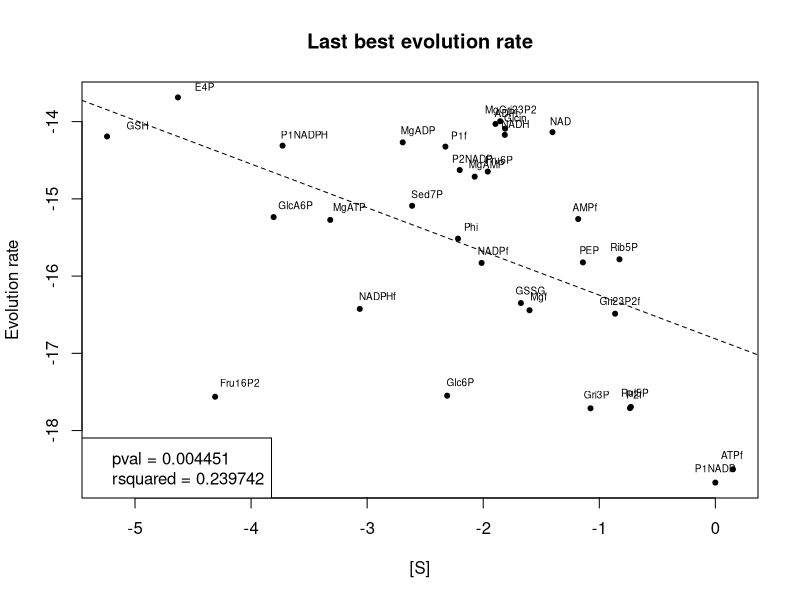
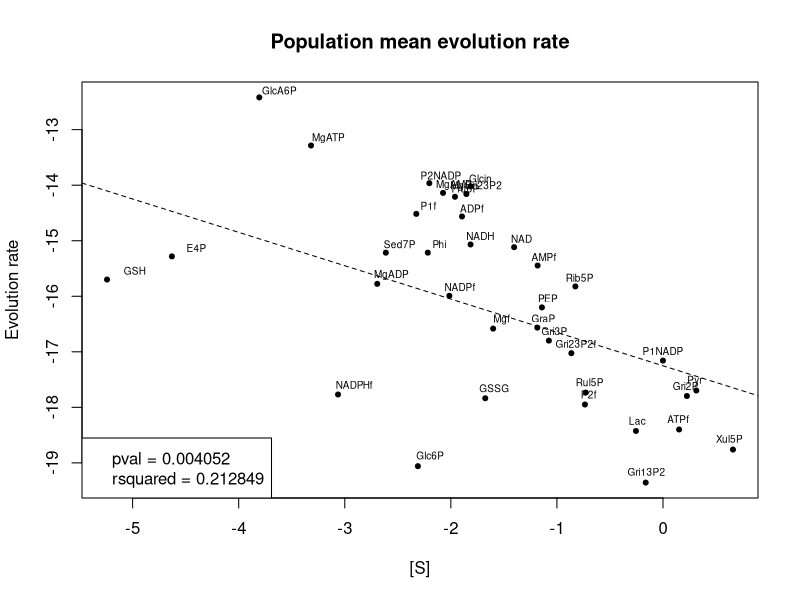
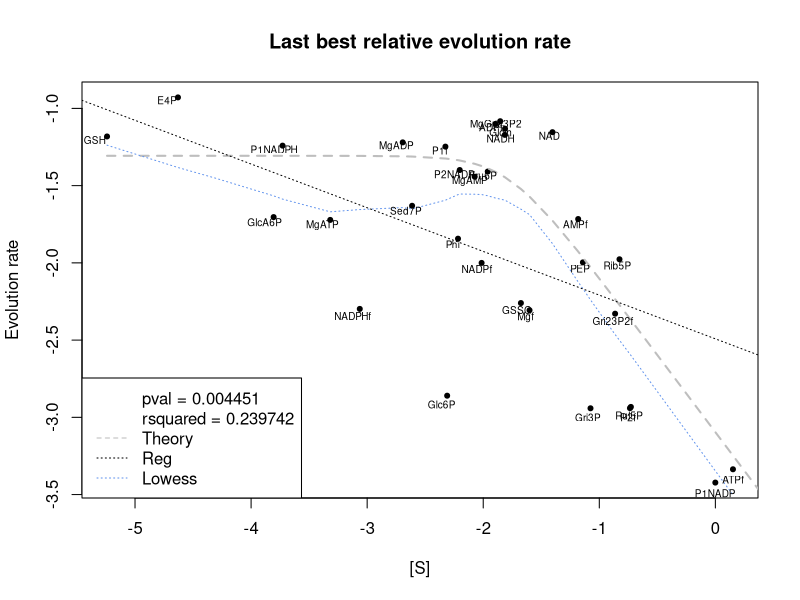
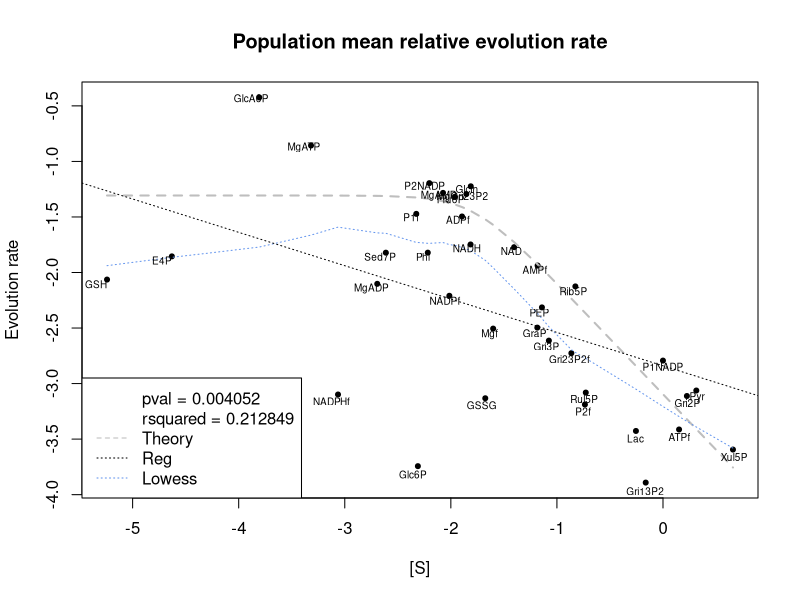
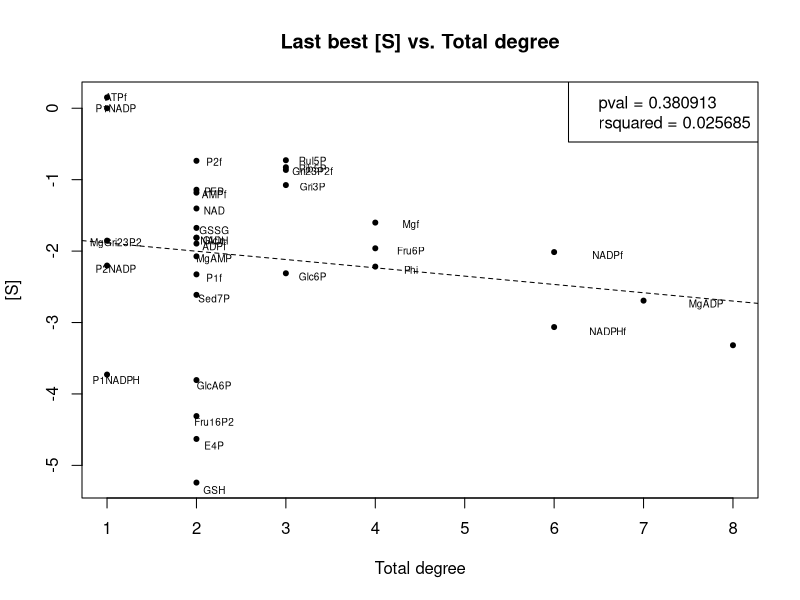
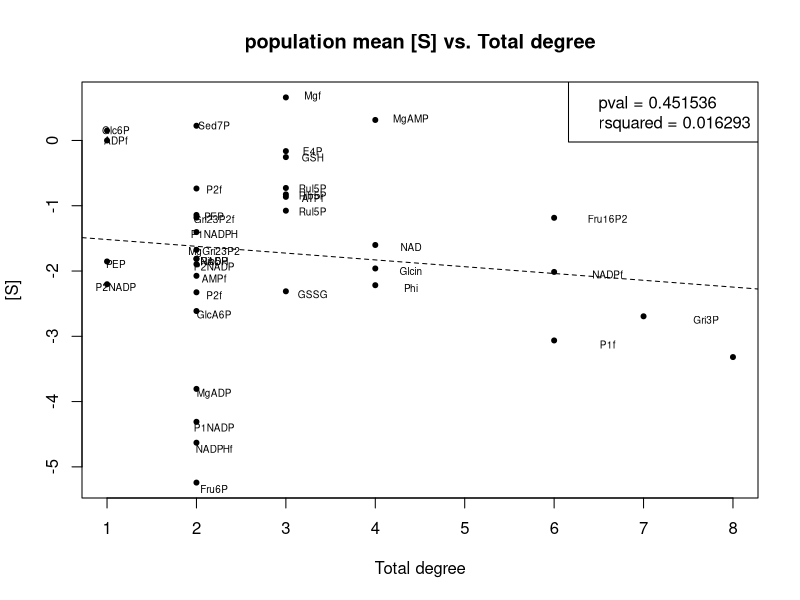
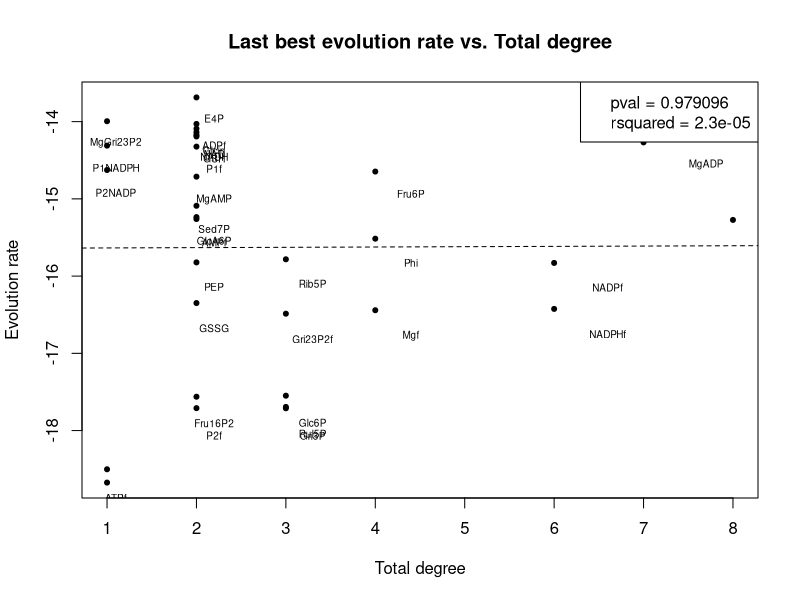
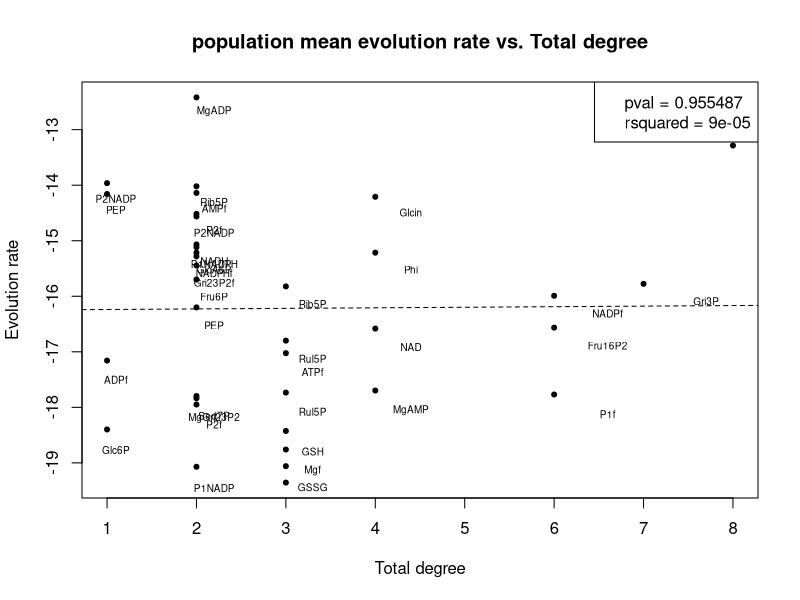

These charts were generated, in order, by the following R code:
options(show.error.messages = FALSE, warn=-1)

setwd("/Users/charlesrocabert/git/MetEvolSim/Holzhutter2004/example")


params = read.table("parameters/parameters.txt", sep=" ", h=T)
d1 = read.table("best/best_evolrate.txt", h=T, sep=" ")
d2 = read.table("best/mean_evolrate.txt", h=T, sep=" ")
d3 = read.table("best/best_conc.txt", h=T, sep=" ")

d1 = cbind(d1, d3[,c(1,4,5,6)])
d1 = d1[d1$evolrate>0,]
d2 = cbind(d2, d3[,c(1,4,5,6)])
d2 = d2[d2$evolrate>0,]

############################################
# Build theoretical relative fitness curve #
############################################
W     = params$w
SIGMA = params$sigma
MU    = params$mu
COPT  = 16.2509
SIGMAC  = SIGMA*d2$s/COPT
FITNESS = W/sqrt(W^2+SIGMAC^2)
relfit = cbind(d2$s, FITNESS/sum(FITNESS))
relfit = relfit[order(relfit[,2], decreasing=T),]

#####################################################
# FIGURES 1 and 2: best and mean raw evolution rate #
#####################################################
pdf(file="figures/best_evolrate.pdf")
plot(log10(d1$s), log10(d1$evolrate), pch=20, main="Last best evolution rate", xlab="[S]", ylab="Evolution rate")
reg = lm(log10(d1$evolrate)~log10(d1$s))
pval = summary(reg)$coefficients[2,4]
rsquared = summary(reg)$r.squared
abline(reg, lty=2)
text(log10(d1$s)*0.95, log10(d1$evolrate)*0.99, d1[,4], cex=0.6, font=1, srt=0)
legend("bottomleft", legend=c(paste("pval =", round(pval,6)), paste("rsquared =", round(rsquared,6))))
dev.off()

pdf(file="figures/mean_evolrate.pdf")
plot(log10(d2$s), log10(d2$evolrate), pch=20, main="Population mean evolution rate", xlab="[S]", ylab="Evolution rate")
reg = lm(log10(d2$evolrate)~log10(d2$s))
pval = summary(reg)$coefficients[2,4]
rsquared = summary(reg)$r.squared
abline(reg, lty=2)
text(log10(d2$s)*0.95, log10(d2$evolrate)*0.99, d2[,4], cex=0.6, font=1, srt=0)
legend("bottomleft", legend=c(paste("pval =", round(pval,6)), paste("rsquared =", round(rsquared,6))))
dev.off()

###########################################################
# FIGURES 3 and 4: best and mean predicted evolution rate #
###########################################################
pdf(file="figures/best_evolrate.pdf")
plot(log10(d1$s), log10(sqrt(d1$evolrate)/sum(sqrt(d1$evolrate))), pch=20, main="Last best relative evolution rate", xlab="[S]", ylab="Evolution rate")
lines(log10(relfit[,1]), log10(relfit[,2]), col="grey", lwd=2, lty=2)
ll = lowess(log10(d1$s), log10(sqrt(d1$evolrate)/sum(sqrt(d1$evolrate))))
lines(ll, lty=3, col="cornflowerblue")
reg = lm(log10(sqrt(d1$evolrate)/sum(sqrt(d1$evolrate)))~log10(d1$s))
pval = summary(reg)$coefficients[2,4]
rsquared = summary(reg)$r.squared
abline(reg, lty=3)
text(log10(d1$s)*1.02, log10(sqrt(d1$evolrate)/sum(sqrt(d1$evolrate)))*1.02, d1[,4], cex=0.6)
legend("bottomleft", legend=c(paste("pval =", round(pval,6)), paste("rsquared =", round(rsquared,6)), "Theory", "Reg", "Lowess"), lty=c(NA,NA,2,3,3), col=c(NA,NA,"grey","black","cornflowerblue"))
dev.off()

pdf(file="figures/mean_evolrate.pdf")
plot(log10(d2$s), log10(sqrt(d2$evolrate)/sum(sqrt(d2$evolrate))), pch=20, main="Population mean relative evolution rate", xlab="[S]", ylab="Evolution rate")
lines(log10(relfit[,1]), log10(relfit[,2]), col="grey", lwd=2, lty=2)
ll = lowess(log10(d2$s), log10(sqrt(d2$evolrate)/sum(sqrt(d2$evolrate))))
lines(ll, lty=3, col="cornflowerblue")
reg = lm(log10(sqrt(d2$evolrate)/sum(sqrt(d2$evolrate)))~log10(d2$s))
pval = summary(reg)$coefficients[2,4]
rsquared = summary(reg)$r.squared
abline(reg, lty=3)
text(log10(d2$s)*1.02, log10(sqrt(d2$evolrate)/sum(sqrt(d2$evolrate)))*1.02, d2[,4], cex=0.6)
legend("bottomleft", legend=c(paste("pval =", round(pval,6)), paste("rsquared =", round(rsquared,6)), "Theory", "Reg", "Lowess"), lty=c(NA,NA,2,3,3), col=c(NA,NA,"grey","black","cornflowerblue"))
dev.off()

######################################################################
# FIGURES 5, 6, 7 and 8: best and mean [S]/Evol rate vs total degree #
######################################################################
pdf(file="figures/best_total_degree_vs_s.pdf")
plot((d1$total_degree), log10(d1$s), pch=20, main="Last best [S] vs. Total degree", xlab="Total degree", ylab="[S]")
reg = lm(log10(d1$s)~(d1$total_degree))
pval = summary(reg)$coefficients[2,4]
rsquared = summary(reg)$r.squared
abline(reg, lty=2)
text((d1$total_degree)*1.1, log10(d1$s)*1.02, d1[,4], cex=0.6, font=1, srt=0)
legend("topright", legend=c(paste("pval =", round(pval,6)), paste("rsquared =", round(rsquared,6))))
dev.off()

pdf(file="figures/mean_total_degree_vs_s.pdf")
plot((d2$total_degree), log10(d2$s), pch=20, main="population mean [S] vs. Total degree", xlab="Total degree", ylab="[S]")
reg = lm(log10(d2$s)~(d2$total_degree))
pval = summary(reg)$coefficients[2,4]
rsquared = summary(reg)$r.squared
abline(reg, lty=2)
text((d2$total_degree)*1.1, log10(d2$s)*1.02, d1[,4], cex=0.6, font=1, srt=0)
legend("topright", legend=c(paste("pval =", round(pval,6)), paste("rsquared =", round(rsquared,6))))
dev.off()

pdf(file="figures/best_total_degree_vs_evolrate.pdf")
plot((d1$total_degree), log10(d1$evolrate), pch=20, main="Last best evolution rate vs. Total degree", xlab="Total degree", ylab="Evolution rate")
reg = lm(log10(d1$evolrate)~(d1$total_degree))
pval = summary(reg)$coefficients[2,4]
rsquared = summary(reg)$r.squared
abline(reg, lty=2)
text((d1$total_degree)*1.1, log10(d1$evolrate)*1.02, d1[,4], cex=0.6, font=1, srt=0)
legend("topright", legend=c(paste("pval =", round(pval,6)), paste("rsquared =", round(rsquared,6))))
dev.off()

pdf(file="figures/mean_total_degree_vs_evolrate.pdf")
plot((d2$total_degree), log10(d2$evolrate), pch=20, main="population mean evolution rate vs. Total degree", xlab="Total degree", ylab="Evolution rate")
reg = lm(log10(d2$evolrate)~(d2$total_degree))
pval = summary(reg)$coefficients[2,4]
rsquared = summary(reg)$r.squared
abline(reg, lty=2)
text((d2$total_degree)*1.1, log10(d2$evolrate)*1.02, d1[,4], cex=0.6, font=1, srt=0)
legend("topright", legend=c(paste("pval =", round(pval,6)), paste("rsquared =", round(rsquared,6))))
dev.off()

######################################################################
# FIGURES 9, 10, 11 and 12: best and mean [S]/Evol rate vs in-degree #
######################################################################
pdf(file="figures/best_in_degree_vs_s.pdf")
plot((d1$in_degree), log10(d1$s), pch=20, main="Last best [S] vs. In-degree", xlab="In-degree", ylab="[S]")
reg = lm(log10(d1$s)~(d1$in_degree))
pval = summary(reg)$coefficients[2,4]
rsquared = summary(reg)$r.squared
abline(reg, lty=2)
text((d1$in_degree)*1.1, log10(d1$s)*1.02, d1[,4], cex=0.6, font=1, srt=0)
legend("topright", legend=c(paste("pval =", round(pval,6)), paste("rsquared =", round(rsquared,6))))
dev.off()

pdf(file="figures/mean_in_degree_vs_s.pdf")
plot((d2$in_degree), log10(d2$s), pch=20, main="population mean [S] vs. In-degree", xlab="In-degree", ylab="[S]")
reg = lm(log10(d2$s)~(d2$in_degree))
pval = summary(reg)$coefficients[2,4]
rsquared = summary(reg)$r.squared
abline(reg, lty=2)
text((d2$in_degree)*1.1, log10(d2$s)*1.02, d1[,4], cex=0.6, font=1, srt=0)
legend("topright", legend=c(paste("pval =", round(pval,6)), paste("rsquared =", round(rsquared,6))))
dev.off()

pdf(file="figures/best_in_degree_vs_evolrate.pdf")
plot((d1$in_degree), log10(d1$evolrate), pch=20, main="Last best evolution rate vs. In-degree", xlab="In-degree", ylab="Evolution rate")
reg = lm(log10(d1$evolrate)~(d1$in_degree))
pval = summary(reg)$coefficients[2,4]
rsquared = summary(reg)$r.squared
abline(reg, lty=2)
text((d1$in_degree)*1.1, log10(d1$evolrate)*1.02, d1[,4], cex=0.6, font=1, srt=0)
legend("topright", legend=c(paste("pval =", round(pval,6)), paste("rsquared =", round(rsquared,6))))
dev.off()

pdf(file="figures/mean_in_degree_vs_evolrate.pdf")
plot((d2$in_degree), log10(d2$evolrate), pch=20, main="population mean evolution rate vs. In-degree", xlab="In-degree", ylab="Evolution rate")
reg = lm(log10(d2$evolrate)~(d2$in_degree))
pval = summary(reg)$coefficients[2,4]
rsquared = summary(reg)$r.squared
abline(reg, lty=2)
text((d2$in_degree)*1.1, log10(d2$evolrate)*1.02, d1[,4], cex=0.6, font=1, srt=0)
legend("topright", legend=c(paste("pval =", round(pval,6)), paste("rsquared =", round(rsquared,6))))
dev.off()

########################################################################
# FIGURES 13, 14, 15 and 16: best and mean [S]/Evol rate vs out-degree #
########################################################################
pdf(file="figures/best_out_degree_vs_s.pdf")
plot((d1$out_degree), log10(d1$s), pch=20, main="Last best [S] vs. Out-degree", xlab="Out-degree", ylab="[S]")
reg = lm(log10(d1$s)~(d1$out_degree))
pval = summary(reg)$coefficients[2,4]
rsquared = summary(reg)$r.squared
abline(reg, lty=2)
text((d1$out_degree)*1.1, log10(d1$s)*1.02, d1[,4], cex=0.6, font=1, srt=0)
legend("topright", legend=c(paste("pval =", round(pval,6)), paste("rsquared =", round(rsquared,6))))
dev.off()

pdf(file="figures/mean_out_degree_vs_s.pdf")
plot((d2$out_degree), log10(d2$s), pch=20, main="population mean [S] vs. Out-degree", xlab="Out-degree", ylab="[S]")
reg = lm(log10(d2$s)~(d2$out_degree))
pval = summary(reg)$coefficients[2,4]
rsquared = summary(reg)$r.squared
abline(reg, lty=2)
text((d2$out_degree)*1.1, log10(d2$s)*1.02, d1[,4], cex=0.6, font=1, srt=0)
legend("topright", legend=c(paste("pval =", round(pval,6)), paste("rsquared =", round(rsquared,6))))
dev.off()

pdf(file="figures/best_out_degree_vs_evolrate.pdf")
plot((d1$out_degree), log10(d1$evolrate), pch=20, main="Last best evolution rate vs. Out-degree", xlab="Out-degree", ylab="Evolution rate")
reg = lm(log10(d1$evolrate)~(d1$out_degree))
pval = summary(reg)$coefficients[2,4]
rsquared = summary(reg)$r.squared
abline(reg, lty=2)
text((d1$out_degree)*1.1, log10(d1$evolrate)*1.02, d1[,4], cex=0.6, font=1, srt=0)
legend("topright", legend=c(paste("pval =", round(pval,6)), paste("rsquared =", round(rsquared,6))))
dev.off()

pdf(file="figures/mean_out_degree_vs_evolrate.pdf")
plot((d2$out_degree), log10(d2$evolrate), pch=20, main="population mean evolution rate vs. Out-degree", xlab="Out-degree", ylab="Evolution rate")
reg = lm(log10(d2$evolrate)~(d2$out_degree))
pval = summary(reg)$coefficients[2,4]
rsquared = summary(reg)$r.squared
abline(reg, lty=2)
text((d2$out_degree)*1.1, log10(d2$evolrate)*1.02, d1[,4], cex=0.6, font=1, srt=0)
legend("topright", legend=c(paste("pval =", round(pval,6)), paste("rsquared =", round(rsquared,6))))
dev.off()
